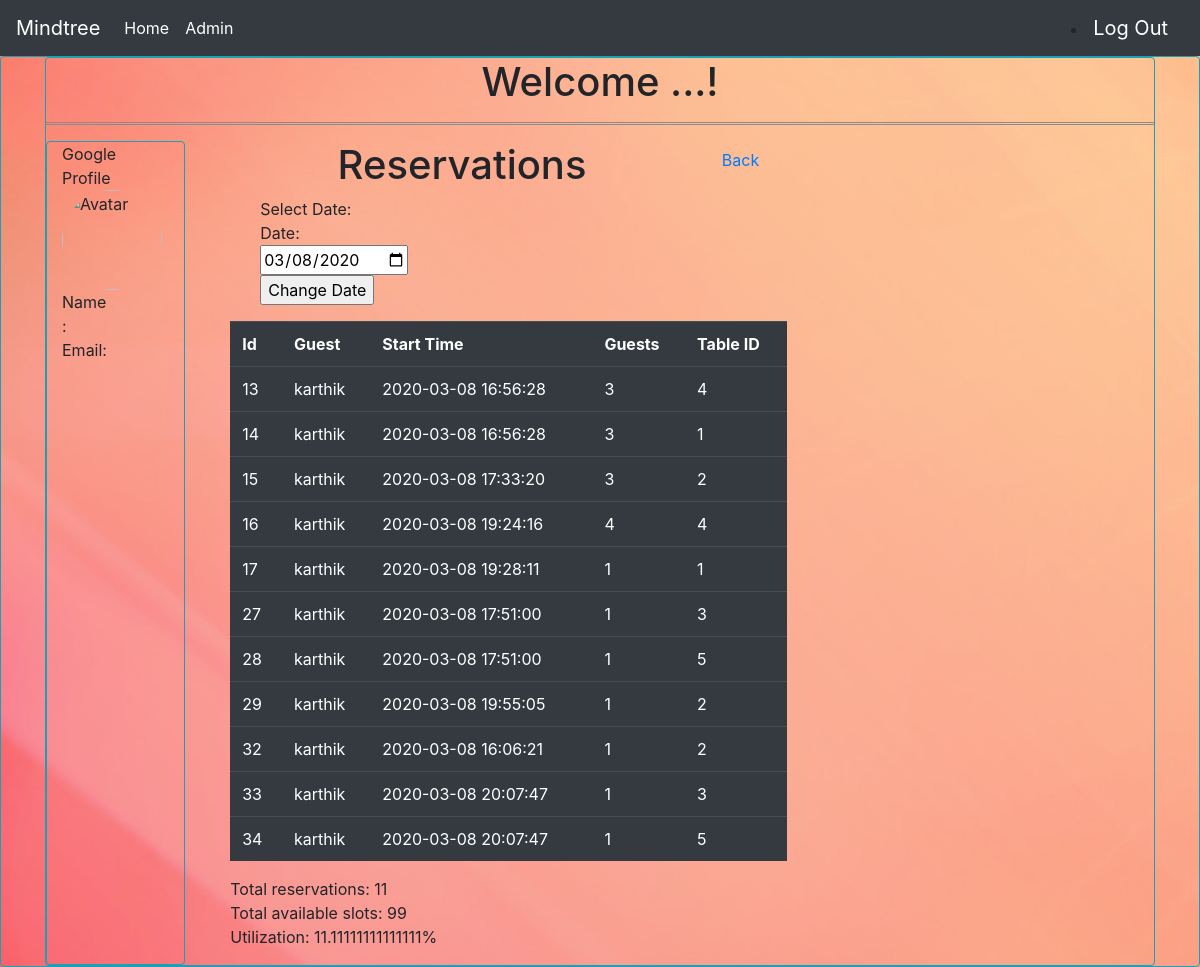
The app's page /show_reservations with its own data.
### app/models.py (models this page shows, shortened)
class Reservation(db.Model):
    id = db.Column(db.Integer, primary_key=True)
    guest_id = db.Column(db.Integer, db.ForeignKey('guest.id'))
    guest = db.relationship('Guest')
    table_id = db.Column(db.Integer, db.ForeignKey('table.id'))
    table = db.relationship('Table')
    num_guests = db.Column(db.Integer, index=True)
    reservation_time = db.Column(db.DateTime, index=True)

class Guest(db.Model):
    id = db.Column(db.Integer, primary_key=True)
    name = db.Column(db.String(64), index=True)
    phone_number = db.Column(db.String(64), index=True, unique=True)

class Table(db.Model):
    id = db.Column(db.Integer, primary_key=True)
    capacity = db.Column(db.Integer, index=True)

### app/views.py (the view)
@app.route('/show_reservations', methods=['GET', 'POST'])
@app.route('/show_reservations/<reservation_date>', methods=['GET', 'POST'])
def show_reservations(reservation_date = datetime.datetime.strftime(datetime.datetime.now(), "%Y-%m-%d")):
    form = ShowReservationsOnDateForm()
    if form.validate_on_submit():
        res_date = datetime.datetime.strftime(form.reservation_date.data, "%Y-%m-%d")
        return redirect('/show_reservations/' + res_date)
    res_date = datetime.datetime.strptime(reservation_date, "%Y-%m-%d")
    reservations = Reservation.query.filter(Reservation.reservation_time >= res_date,
                                            Reservation.reservation_time < res_date + datetime.timedelta(days=1)).all()
    total_slots = len(Table.query.all()) * (RESTAURANT_CLOSE_TIME - RESTAURANT_OPEN_TIME)
    util = (len(reservations) / float(total_slots)) * 100
    return render_template('show_reservations.html', title="Reservations", reservations=reservations, form=form, total_slots=total_slots, utilization=util)

### app/forms.py
class ShowReservationsOnDateForm(FlaskForm):
    reservation_date = DateField('reservation_date', default=datetime.now())

### app/views.py (called while the page is built)
@app.context_processor
def utility_processor():
    def table_utilization(table):
        start_datetime = datetime.datetime.combine(datetime.datetime.date(datetime.datetime.now()), datetime.datetime.min.time())
        end_datetime = start_datetime + datetime.timedelta(days=1)
        num_reservations = len(Reservation.query.filter(Reservation.table==table, Reservation.reservation_time > start_datetime, Reservation.reservation_time < end_datetime).all())
        return (num_reservations / float(RESTAURANT_CLOSE_TIME - RESTAURANT_OPEN_TIME)) * 100
    return dict(table_utilization=table_utilization)

### app/templates/show_reservations.html
{%  extends "base.html" %}
{% block content %}
<div class="col-12">
    <div class="row">
        <div class="col-10">
            <div class="text-center">
                <h1>Reservations</h1>
            </div>
        </div>
        <div class="col-2">
            <h2 class="btn btn-link">
                <a href="{{ url_for('admin') }}">Back</a>
            </h2>
        </div>
    </div>
</div>
<div class="col-12">
    <div class="col-4">
        Select Date:
    </div>
    <form action="" method="POST" name="show_reservations">
        <div class="col-4">
            Date:{{ form.reservation_date }}
        </div>
        <div class="col-4">
            <input type="submit" value="Change Date">
        </div>
    </form>
</div>
<table class="table table-dark">
    <tr>
        <th scope="col">Id</th>
        <th scope="col">Guest</th>
        <th scope="col">Start Time</th>
        <th scope="col">Guests</th>
        <th scope="col">Table ID</th>
    </tr>
    {% for reservation in reservations %}
    <tr>
        <td>{{ reservation.id }}</td>
        <td>{{ reservation.guest.name }}</td>
        <td>{{ reservation.reservation_time }}</td>
        <td>{{ reservation.num_guests }}</td>
        <td>{{ reservation.table.id }}</td>
    </tr>
    {% endfor %}
</table>
<p>
    Total reservations: {{ reservations|length }}<br />
    Total available slots: {{ total_slots }}<br />
    Utilization: {{ utilization }}%
</p>
{% endblock %}

### records on screen
Reservation: id "13", guest.name "karthik", reservation_time "2020-03-08 16:56:28", num_guests "3", table.id "4"
Reservation: id "14", guest.name "karthik", reservation_time "2020-03-08 16:56:28", num_guests "3", table.id "1"
Reservation: id "15", guest.name "karthik", reservation_time "2020-03-08 17:33:20", num_guests "3", table.id "2"
Reservation: id "16", guest.name "karthik", reservation_time "2020-03-08 19:24:16", num_guests "4", table.id "4"
Reservation: id "17", guest.name "karthik", reservation_time "2020-03-08 19:28:11", num_guests "1", table.id "1"
Reservation: id "27", guest.name "karthik", reservation_time "2020-03-08 17:51:00", num_guests "1", table.id "3"
Reservation: id "28", guest.name "karthik", reservation_time "2020-03-08 17:51:00", num_guests "1", table.id "5"
Reservation: id "29", guest.name "karthik", reservation_time "2020-03-08 19:55:05", num_guests "1", table.id "2"
Reservation: id "32", guest.name "karthik", reservation_time "2020-03-08 16:06:21", num_guests "1", table.id "2"
Reservation: id "33", guest.name "karthik", reservation_time "2020-03-08 20:07:47", num_guests "1", table.id "3"
Reservation: id "34", guest.name "karthik", reservation_time "2020-03-08 20:07:47", num_guests "1", table.id "5"

### other values on screen
{{ reservations|length }} "11"
{{ total_slots }} "99"
{{ utilization }} "11.11111111111111"
